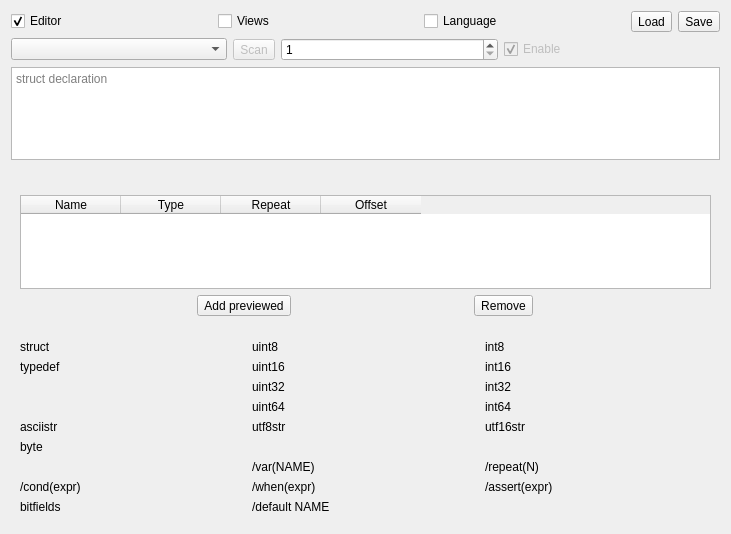
<?xml version="1.0" encoding="UTF-8"?>
<ui version="4.0">
 <class>StructModeLeftPanel</class>
 <widget class="QWidget" name="StructModeLeftPanel">
  <property name="geometry">
   <rect>
    <x>0</x>
    <y>0</y>
    <width>731</width>
    <height>534</height>
   </rect>
  </property>
  <property name="windowTitle">
   <string>Form</string>
  </property>
  <layout class="QVBoxLayout" name="structModeLeftPanelLayout">
   <item>
    <layout class="QGridLayout" name="sectionControlsLayout">
     <item row="0" column="1">
      <widget class="QCheckBox" name="viewsCheckBox">
       <property name="text">
        <string>Views</string>
       </property>
      </widget>
     </item>
     <item row="0" column="2">
      <widget class="QCheckBox" name="languageCheckBox">
       <property name="text">
        <string>Language</string>
       </property>
      </widget>
     </item>
     <item row="0" column="0">
      <widget class="QCheckBox" name="editorCheckBox">
       <property name="checked">
        <bool>true</bool>
       </property>
       <property name="text">
        <string>Editor</string>
       </property>
      </widget>
     </item>
     <item row="0" column="4">
      <widget class="QToolButton" name="saveStructDefinitionButton">
       <property name="text">
        <string>Save</string>
       </property>
      </widget>
     </item>
     <item row="0" column="3">
      <widget class="QToolButton" name="loadStructDefinitionButton">
       <property name="text">
        <string>Load</string>
       </property>
      </widget>
     </item>
    </layout>
   </item>
   <item>
    <widget class="QWidget" name="structEditorWidgetPlaceholder" native="true">
     <layout class="QVBoxLayout" name="structDeclarationLayout">
      <property name="leftMargin">
       <number>0</number>
      </property>
      <property name="topMargin">
       <number>0</number>
      </property>
      <property name="rightMargin">
       <number>0</number>
      </property>
      <property name="bottomMargin">
       <number>0</number>
      </property>
      <item>
       <layout class="QHBoxLayout" name="structControlsLayout">
        <item>
         <widget class="QComboBox" name="entryComboBox">
          <property name="sizeAdjustPolicy">
           <enum>QComboBox::AdjustToContents</enum>
          </property>
         </widget>
        </item>
        <item>
         <widget class="QToolButton" name="scanStructureButton">
          <property name="enabled">
           <bool>false</bool>
          </property>
          <property name="text">
           <string>Scan</string>
          </property>
         </widget>
        </item>
        <item>
         <widget class="QSpinBox" name="entryCountSpinBox">
          <property name="minimum">
           <number>1</number>
          </property>
          <property name="maximum">
           <number>1000000</number>
          </property>
          <property name="value">
           <number>1</number>
          </property>
         </widget>
        </item>
        <item>
         <widget class="QCheckBox" name="previewEnabledCheckBox">
          <property name="text">
           <string>Enable</string>
          </property>
          <property name="enabled">
           <bool>false</bool>
          </property>
          <property name="checked">
           <bool>true</bool>
          </property>
         </widget>
        </item>
       </layout>
      </item>
      <item>
       <widget class="QPlainTextEdit" name="structDeclarationEdit">
        <property name="lineWrapMode">
         <enum>QPlainTextEdit::NoWrap</enum>
        </property>
        <property name="tabStopDistance">
         <double>32.000000000000000</double>
        </property>
        <property name="placeholderText">
         <string>struct declaration</string>
        </property>
       </widget>
      </item>
      <item>
       <widget class="QLabel" name="structDeclarationStatusLabel">
        <property name="visible">
         <bool>true</bool>
        </property>
        <property name="wordWrap">
         <bool>true</bool>
        </property>
       </widget>
      </item>
     </layout>
    </widget>
   </item>
   <item>
    <widget class="QWidget" name="structViewEntriesWidget" native="true">
     <property name="visible">
      <bool>false</bool>
     </property>
     <layout class="QVBoxLayout" name="structEditorLayout">
      <item>
       <widget class="QTableWidget" name="currentViewsTableWidget">
        <column>
         <property name="text">
          <string>Name</string>
         </property>
        </column>
        <column>
         <property name="text">
          <string>Type</string>
         </property>
        </column>
        <column>
         <property name="text">
          <string>Repeat</string>
         </property>
        </column>
        <column>
         <property name="text">
          <string>Offset</string>
         </property>
        </column>
       </widget>
      </item>
      <item>
       <layout class="QGridLayout" name="viewControlsLayout">
        <property name="topMargin">
         <number>0</number>
        </property>
        <item row="0" column="3">
         <widget class="QToolButton" name="removeViewButton">
          <property name="text">
           <string>Remove</string>
          </property>
         </widget>
        </item>
        <item row="0" column="1">
         <widget class="QToolButton" name="addViewButton">
          <property name="text">
           <string>Add previewed</string>
          </property>
         </widget>
        </item>
       </layout>
      </item>
     </layout>
    </widget>
   </item>
   <item>
    <widget class="QWidget" name="languageReferenceWidget" native="true">
     <property name="visible">
      <bool>false</bool>
     </property>
     <layout class="QGridLayout" name="languageReferenceLayout">
      <item row="3" column="2">
       <widget class="QLabel" name="int64TypeLabel">
        <property name="text">
         <string>int64</string>
        </property>
       </widget>
      </item>
      <item row="4" column="2">
       <widget class="QLabel" name="utf16StringTypeLabel">
        <property name="toolTip">
         <string>UTF-16 string, terminated by a zero code unit unless &lt;len:N&gt; is used. &lt;le&gt; or &lt;be&gt; controls code-unit endianness.</string>
        </property>
        <property name="text">
         <string>utf16str</string>
        </property>
       </widget>
      </item>
      <item row="0" column="1">
       <widget class="QLabel" name="uint8TypeLabel">
        <property name="text">
         <string>uint8</string>
        </property>
       </widget>
      </item>
      <item row="1" column="1">
       <widget class="QLabel" name="uint16TypeLabel">
        <property name="text">
         <string>uint16</string>
        </property>
       </widget>
      </item>
      <item row="1" column="2">
       <widget class="QLabel" name="int16TypeLabel">
        <property name="text">
         <string>int16</string>
        </property>
       </widget>
      </item>
      <item row="2" column="1">
       <widget class="QLabel" name="uint32TypeLabel">
        <property name="text">
         <string>uint32</string>
        </property>
       </widget>
      </item>
      <item row="4" column="0">
       <widget class="QLabel" name="asciiStringTypeLabel">
        <property name="toolTip">
         <string>ASCII string, NUL-terminated unless &lt;len:N&gt; or &lt;max:N&gt; is used.</string>
        </property>
        <property name="text">
         <string>asciistr</string>
        </property>
       </widget>
      </item>
      <item row="0" column="2">
       <widget class="QLabel" name="int8TypeLabel">
        <property name="text">
         <string>int8</string>
        </property>
       </widget>
      </item>
      <item row="2" column="2">
       <widget class="QLabel" name="int32TypeLabel">
        <property name="text">
         <string>int32</string>
        </property>
       </widget>
      </item>
      <item row="2" column="0">
       <widget class="QLabel" name="bigEndianModifierLabel">
        <property name="toolTip">
         <string>Treat as big endian</string>
        </property>
        <property name="text">
         <string>&lt;be&gt;</string>
        </property>
       </widget>
      </item>
      <item row="3" column="0">
       <widget class="QLabel" name="littleEndianModifierLabel">
        <property name="toolTip">
         <string>Treat as little endian</string>
        </property>
        <property name="text">
         <string>&lt;le&gt;</string>
        </property>
       </widget>
      </item>
      <item row="3" column="1">
       <widget class="QLabel" name="uint64TypeLabel">
        <property name="text">
         <string>uint64</string>
        </property>
       </widget>
      </item>
      <item row="5" column="1">
       <widget class="QLabel" name="maxLengthModifierLabel">
        <property name="toolTip">
         <string>&lt;html&gt;&lt;head/&gt;&lt;body&gt;&lt;p&gt;Read at most N units. Strings stop earlier at and consume their NUL terminator. For byte and string fields N counts bytes; for integer fields N counts elements.&lt;/p&gt;&lt;p&gt;Example:&lt;br/&gt;asciistr&amp;lt;max:32&amp;gt; someString;&lt;/p&gt;&lt;/body&gt;&lt;/html&gt;</string>
        </property>
        <property name="text">
         <string>&lt;max:N&gt;</string>
        </property>
       </widget>
      </item>
      <item row="0" column="0">
       <widget class="QLabel" name="structKeywordLabel">
        <property name="toolTip">
         <string>A datastructure</string>
        </property>
        <property name="text">
         <string>struct</string>
        </property>
       </widget>
      </item>
      <item row="4" column="1">
       <widget class="QLabel" name="utf8StringTypeLabel">
        <property name="toolTip">
         <string>UTF-8 string, NUL-terminated unless &lt;len:N&gt; or &lt;max:N&gt; is used.</string>
        </property>
        <property name="text">
         <string>utf8str</string>
        </property>
       </widget>
      </item>
      <item row="1" column="0">
       <widget class="QLabel" name="typedefKeywordLabel">
        <property name="toolTip">
         <string>A type definition (alias)</string>
        </property>
        <property name="text">
         <string>typedef</string>
        </property>
       </widget>
      </item>
      <item row="6" column="1">
       <widget class="QLabel" name="variableDirectiveLabel">
        <property name="toolTip">
         <string>&lt;html&gt;&lt;head/&gt;&lt;body&gt;&lt;p&gt;Bind a scalar integer field to NAME. Reference it later as $NAME, or through a nested member path such as $header.itemCount.&lt;/p&gt;&lt;p&gt;Example:&lt;br/&gt;/var(itemCount) uint8 count;&lt;/p&gt;&lt;/body&gt;&lt;/html&gt;</string>
        </property>
        <property name="text">
         <string>/var(NAME)</string>
        </property>
       </widget>
      </item>
      <item row="5" column="0">
       <widget class="QLabel" name="byteTypeLabel">
        <property name="toolTip">
         <string>One binary byte. With &lt;len:N&gt;, read N bytes.</string>
        </property>
        <property name="text">
         <string>byte</string>
        </property>
       </widget>
      </item>
      <item row="5" column="2">
       <widget class="QLabel" name="fixedLengthModifierLabel">
        <property name="toolTip">
         <string>&lt;html&gt;&lt;head/&gt;&lt;body&gt;&lt;p&gt;Read exactly N units. For byte and string fields N counts bytes; for integer fields N counts elements. N may reference a bound variable. NUL bytes are content in fixed-length strings.&lt;/p&gt;&lt;p&gt;Examples:&lt;br/&gt;byte&amp;lt;len:$payloadLength&amp;gt; payload;&lt;br/&gt;int16&amp;lt;len:2&amp;gt; values;&lt;/p&gt;&lt;/body&gt;&lt;/html&gt;</string>
        </property>
        <property name="text">
         <string>&lt;len:N&gt;</string>
        </property>
       </widget>
      </item>
      <item row="6" column="2">
       <widget class="QLabel" name="repeatDirectiveLabel">
        <property name="toolTip">
         <string>&lt;html&gt;&lt;head/&gt;&lt;body&gt;&lt;p&gt;Decode the following field or struct N times. N may be an integer or a bound variable path.&lt;/p&gt;&lt;p&gt;Example:&lt;br/&gt;struct Header { /var(itemCount) uint8 count; }&lt;br/&gt;struct File { Header head; /repeat($head.itemCount) FileItem; }&lt;/p&gt;&lt;/body&gt;&lt;/html&gt;</string>
        </property>
        <property name="text">
         <string>/repeat(N)</string>
        </property>
       </widget>
      </item>
      <item row="6" column="0">
       <widget class="QLabel" name="untilExpressionModifierLabel">
        <property name="toolTip">
         <string>&lt;html&gt;&lt;head/&gt;&lt;body&gt;&lt;p&gt;Read bytes or typed elements until =, &amp;lt;, or &amp;gt; matches. The matching element or string sentinel is not consumed, so the next field starts at it.&lt;/p&gt;&lt;p&gt;Example:&lt;br/&gt;byte&amp;lt;until:=&amp;quot;END&amp;quot;&amp;gt; prefix;&lt;br/&gt;asciistr marker;&lt;/p&gt;&lt;/body&gt;&lt;/html&gt;</string>
        </property>
        <property name="text">
         <string>&lt;until:expr&gt;</string>
        </property>
       </widget>
      </item>
      <item row="7" column="0">
       <widget class="QLabel" name="conditionDirectiveLabel">
        <property name="toolTip">
         <string>&lt;html&gt;&lt;head/&gt;&lt;body&gt;&lt;p&gt;Validate the following scalar field. If the comparison fails, mark the containing struct invalid and stop it after the failing field.&lt;/p&gt;&lt;p&gt;Operators: =, &amp;lt;, &amp;gt;&lt;br/&gt;Values: quoted string, decimal, hexadecimal, or $variable&lt;/p&gt;&lt;p&gt;Example: /cond(=0x2450) uint16 magic;&lt;/p&gt;&lt;/body&gt;&lt;/html&gt;</string>
        </property>
        <property name="text">
         <string>/cond(expr)</string>
        </property>
       </widget>
      </item>
      <item row="7" column="1">
       <widget class="QLabel" name="whenDirectiveLabel">
        <property name="toolTip">
         <string>Decode a field only when a two-sided integer comparison is true. A false /when consumes no bytes and emits no row.</string>
        </property>
        <property name="text">
         <string>/when(expr)</string>
        </property>
       </widget>
      </item>
      <item row="7" column="2">
       <widget class="QLabel" name="assertDirectiveLabel">
        <property name="toolTip">
         <string>Validate a struct after decoding prior members without consuming bytes.</string>
        </property>
        <property name="text">
         <string>/assert(expr)</string>
        </property>
       </widget>
      </item>
      <item row="8" column="0">
       <widget class="QLabel" name="bitfieldBlockLabel">
        <property name="toolTip">
         <string>Add display-only bit or bits children under a scalar integer field.</string>
        </property>
        <property name="text">
         <string>bitfields</string>
        </property>
       </widget>
      </item>
      <item row="8" column="1">
       <widget class="QLabel" name="defaultDirectiveLabel">
        <property name="toolTip">
         <string>Select the named top-level entry by default for previews. This file-level directive may appear once.</string>
        </property>
        <property name="text">
         <string>/default NAME</string>
        </property>
       </widget>
      </item>
     </layout>
    </widget>
   </item>
  </layout>
 </widget>
 <resources/>
 <connections/>
</ui>
